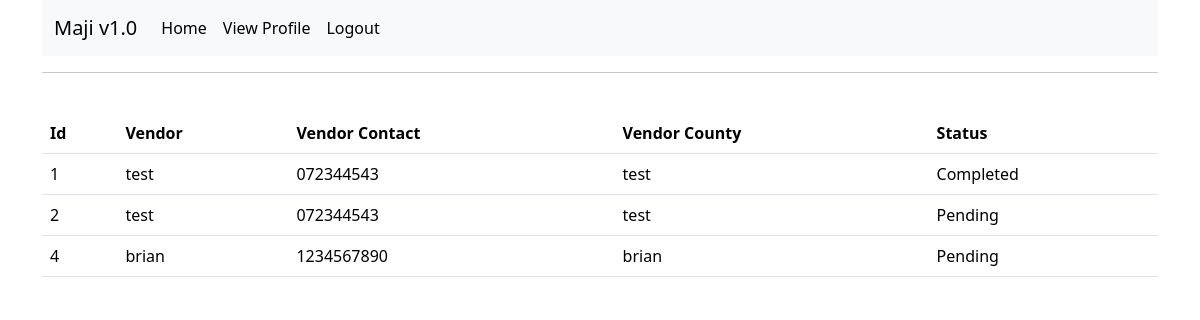
Before: /me/orders (signed in) with the older database file.
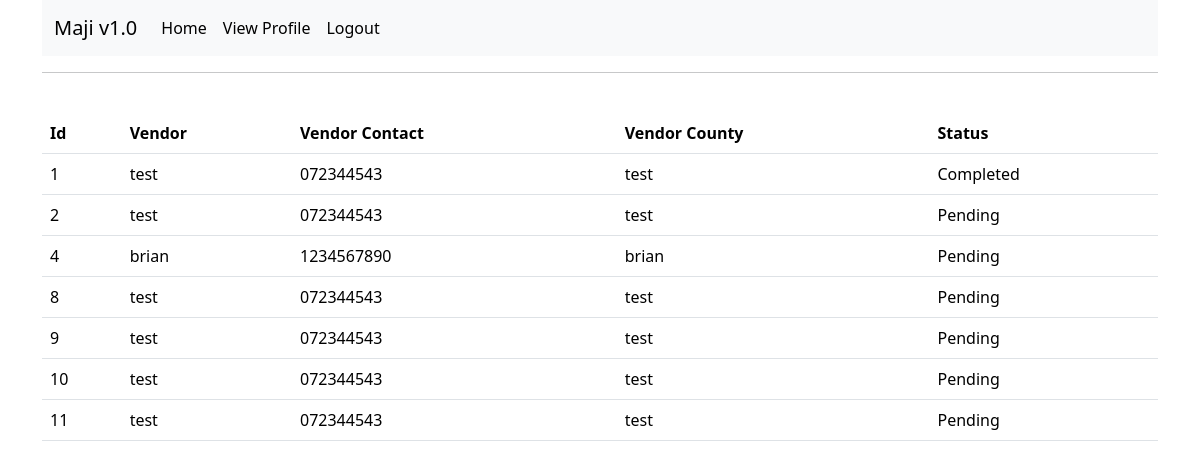
After: the same page with the newer database file.
### app/models.py (models this page shows, shortened)
class Order(db.Model):
    id = db.Column(db.Integer, primary_key=True)
    checked = db.Column(db.Boolean, default=False)
    buyer_name = db.Column(db.String(50), db.ForeignKey("users.username"))
    seller_id = db.Column(db.Integer, db.ForeignKey("users.id"))

class Users(UserMixin, db.Model):
    id = db.Column(db.Integer, primary_key=True)
    username = db.Column(db.String(50), index=True)
    email = db.Column(db.String(120), index=True, unique=True)
    county = db.Column(db.String(30))
    phone_number = db.Column(db.String(13))
    password_hash = db.Column(db.String(128))
    type = db.Column(db.String(1))
    orderee = db.relationship("Order", foreign_keys='Order.buyer_name', backref='purchaser', lazy="dynamic")
    ordered_to = db.relationship("Order", foreign_keys='Order.seller_id', backref='seller', lazy="dynamic")

### app/routes.py (the view)
@app.route('/me/orders')
@login_required
def my_orders():
    orders = Order.query.filter_by(purchaser=current_user).all()
    return render_template('my_orders.html', orders=orders)

### app/models.py (called while the page is built)
@login.user_loader
def Load_user(id):
    return Users.query.get(int(id))

### app/templates/my_orders.html
{% extends 'base.html' %}
{% block content %}
<table class="table">
	<tr>
		<th scope="col">Id</th>
		<th scope="col">Vendor</th>
		<th scope="col">Vendor Contact</th>
		<th scope="col">Vendor County</th>
		<th scope="col">Status</th>
	</tr>
	{% for order in orders %}
	<tr>
		<td scope="row">{{ order.id }}</td>
		<td>{{ order.seller.username }}</td>
		<td>{{ order.seller.phone_number }}</td>
		<td>{{ order.seller.county }}</td>
		{% if order.checked %}
		<td>Completed</td>
		{% else %}
		<td>Pending</td>
		{% endif %}
	</tr>
	{% endfor %}
</table>
{% endblock %}

Changed rows visible on the page:
added Order: id "8", seller.username "test", seller.phone_number "072344543", seller.county "test", checked "Pending"
added Order: id "9", seller.username "test", seller.phone_number "072344543", seller.county "test", checked "Pending"
added Order: id "10", seller.username "test", seller.phone_number "072344543", seller.county "test", checked "Pending"
added Order: id "11", seller.username "test", seller.phone_number "072344543", seller.county "test", checked "Pending"
